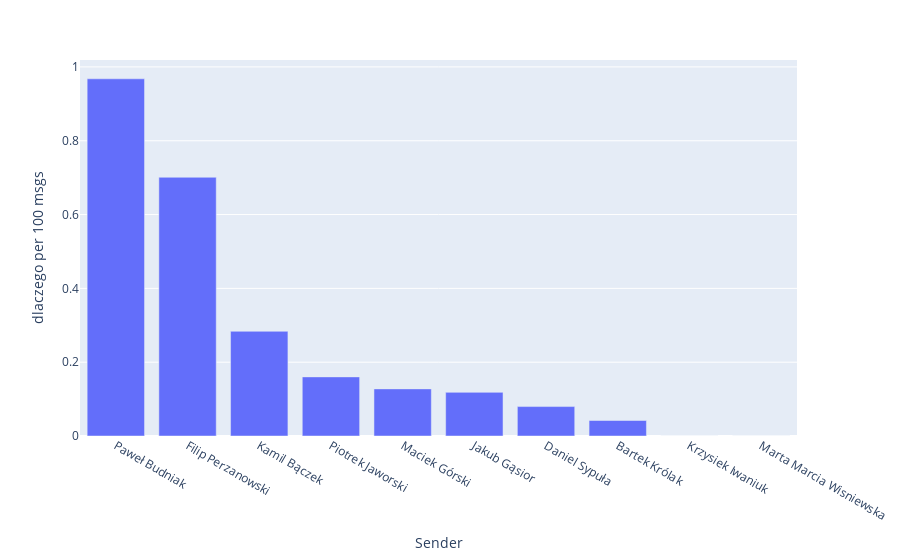

The cell this chart's notebook holds for it:
### Code cell
word1 = 'dlaczego' ## set word1 here



w1_coeffs = stats.word_usage_coefficients(word1, word_counts, msg_stats)
w1_coeffs = {k:v * 100 for k,v in sorted(w1_coeffs.items(), key = lambda item: item[1], reverse = True)}
w1_df = pd.DataFrame(w1_coeffs.items(), columns = ['Sender', f'{word1} per 100 msgs'])
fig = px.bar(w1_df, y = f'{word1} per 100 msgs', x = 'Sender')
fig.show()

### Figure 1 — Plotly figure (JSON) as saved in the notebook; plotly's stock layout.template omitted (floating-point values rounded to 4 significant figures)
{"data": [{"alignmentgroup": "True", "hoverlabel": {"namelength": 0}, "hovertemplate": "Sender=%{x}<br>dlaczego per 100 msgs=%{y}", "legendgroup": "", "marker": {"color": "#636efa"}, "name": "", "offsetgroup": "", "orientation": "v", "showlegend": false, "textposition": "auto", "type": "bar", "x": ["Paweł Budniak", "Filip Perzanowski", "Kamil Bączek", "Piotrek Jaworski", "Maciek Górski", "Jakub Gąsior", "Daniel Sypuła", "Bartek Królak", "Krzysiek Iwaniuk", "Marta Marcia Wisniewska"], "xaxis": "x", "y": [0.9678, 0.701, 0.2837, 0.1602, 0.1276, 0.1182, 0.07974, 0.04196, 0, 0], "yaxis": "y"}], "layout": {"barmode": "relative", "legend": {"tracegroupgap": 0}, "margin": {"t": 60}, "xaxis": {"anchor": "y", "domain": [0, 1], "title": {"text": "Sender"}}, "yaxis": {"anchor": "x", "domain": [0, 1], "title": {"text": "dlaczego per 100 msgs"}}}}
